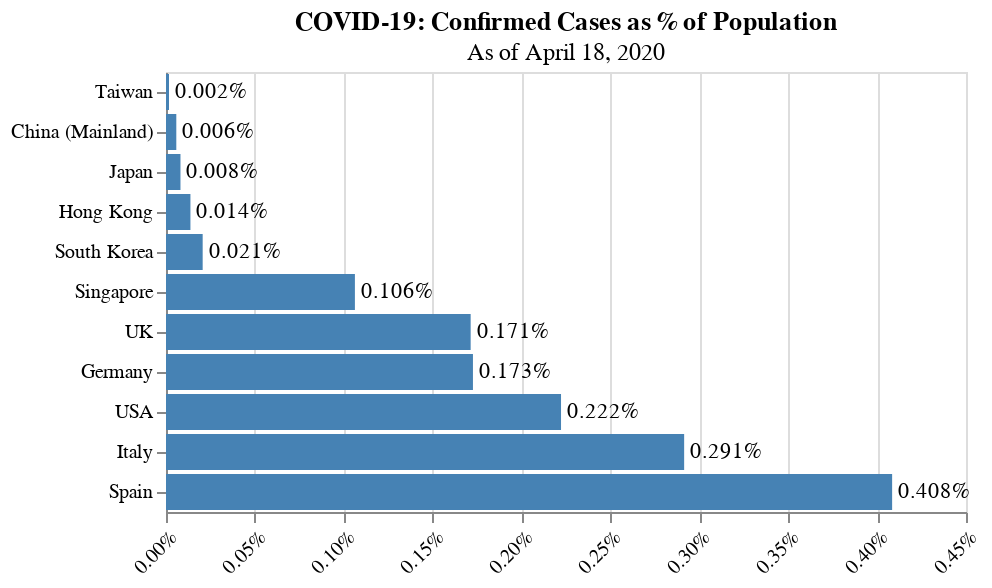

Notebook code cell kept with this figure:
### Code cell
# Confirmed over population
plot_case_pct(regions, regions.cop, 'COVID-19: Confirmed Cases as % of Population')

### Figure 1 — Vega-Lite specification as saved in the notebook (floating-point values rounded to 4 significant figures)
{"config": {"view": {"continuousWidth": 400, "continuousHeight": 300}, "axisX": {"labelAngle": -45, "title": null}, "axisY": {"title": null}, "bar": {"color": "steelblue"}}, "layer": [{"mark": "bar", "encoding": {"x": {"type": "quantitative", "axis": {"format": "%"}, "field": "%"}, "y": {"type": "ordinal", "field": "Region", "sort": "x"}}, "title": {"text": "COVID-19: Confirmed Cases as % of Population", "subtitle": "As of April 18, 2020"}}, {"mark": {"type": "text", "align": "left", "baseline": "middle", "dx": 3}, "encoding": {"text": {"type": "quantitative", "field": "%", "format": ".3%"}, "x": {"type": "quantitative", "axis": {"format": "%"}, "field": "%"}, "y": {"type": "ordinal", "field": "Region", "sort": "x"}}, "title": {"text": "COVID-19: Confirmed Cases as % of Population", "subtitle": "As of April 18, 2020"}}], "data": {"name": "data-c8bc4f1089595e9ffee28dfc858763d6"}, "$schema": "https://vega.github.io/schema/vega-lite/v4.8.1.json", "datasets": {"data-c8bc4f1089595e9ffee28dfc858763d6": [{"Region": "Taiwan", "%": 1.674e-05}, {"Region": "Singapore", "%": 0.001063}, {"Region": "Hong Kong", "%": 0.0001374}, {"Region": "South Korea", "%": 0.0002063}, {"Region": "Japan", "%": 8.139e-05}, {"Region": "China (Mainland)", "%": 5.797e-05}, {"Region": "USA", "%": 0.002222}, {"Region": "Italy", "%": 0.002915}, {"Region": "Germany", "%": 0.001727}, {"Region": "Spain", "%": 0.004084}, {"Region": "UK", "%": 0.001714}]}}
